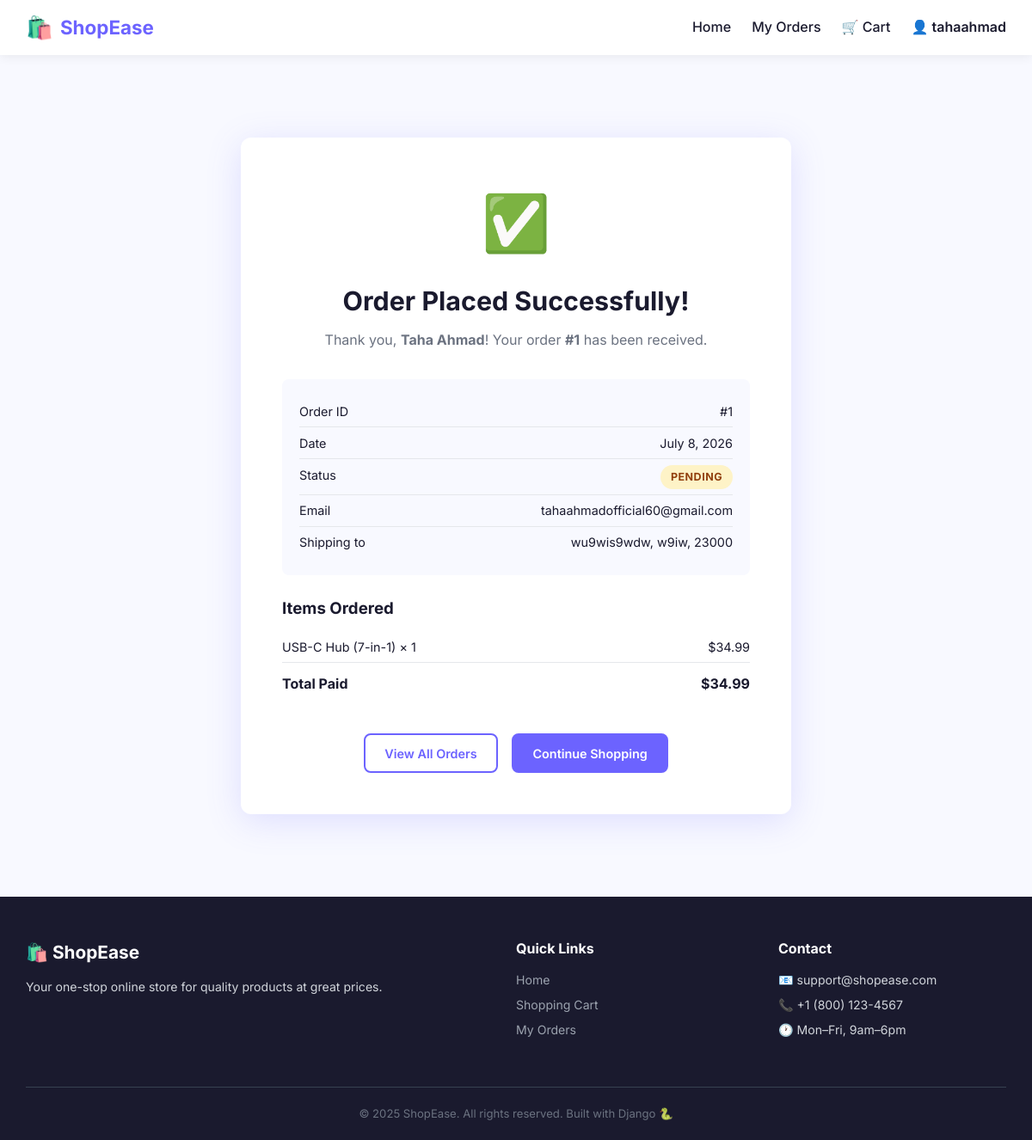
Screenshot of /order/confirmation/1/ (signed in) with the database file from the repository.
### store/models.py (models this page shows, shortened)
class Order(models.Model):
    STATUS_PENDING = 'pending'
    STATUS_PROCESSING = 'processing'
    STATUS_SHIPPED = 'shipped'
    STATUS_DELIVERED = 'delivered'
    STATUS_CHOICES = [
        (STATUS_PENDING, 'Pending'),
        (STATUS_PROCESSING, 'Processing'),
        (STATUS_SHIPPED, 'Shipped'),
        (STATUS_DELIVERED, 'Delivered'),
    ]
    user = models.ForeignKey(User, on_delete=models.CASCADE, related_name='orders')
    status = models.CharField(max_length=20, choices=STATUS_CHOICES, default=STATUS_PENDING)
    created_at = models.DateTimeField(auto_now_add=True)
    full_name = models.CharField(max_length=200)
    email = models.EmailField()
    phone = models.CharField(max_length=20, blank=True)
    address = models.TextField()
    city = models.CharField(max_length=100)
    zip_code = models.CharField(max_length=20)
    @property
    def total_price(self):
        return sum(item.subtotal for item in self.items.all())

class OrderItem(models.Model):
    order = models.ForeignKey(Order, on_delete=models.CASCADE, related_name='items')
    product = models.ForeignKey(Product, on_delete=models.PROTECT)
    quantity = models.PositiveIntegerField(default=1)
    price_at_purchase = models.DecimalField(max_digits=10, decimal_places=2)
    @property
    def subtotal(self):
        return self.quantity * self.price_at_purchase

class Product(models.Model):
    name = models.CharField(max_length=200)
    description = models.TextField()
    short_description = models.CharField(max_length=300, blank=True)
    price = models.DecimalField(max_digits=10, decimal_places=2)
    image = models.ImageField(upload_to='products/', blank=True, null=True)
    stock = models.PositiveIntegerField(default=0)
    created_at = models.DateTimeField(auto_now_add=True)

### store/views.py (the view)
# urls.py: path('order/confirmation/<int:order_id>/', views.order_confirmation, name='order_confirmation'),
@login_required
def order_confirmation(request, order_id):
    order = get_object_or_404(Order, id=order_id, user=request.user)
    return render(request, 'store/order_confirmation.html', {'order': order})

### store/cart.py (called while the page is built)
    def __len__(self):
        return sum(item['quantity'] for item in self.cart.values())

### store/context_processors.py (called while the page is built)
def cart_count(request):
    cart = Cart(request)
    return {'cart_count': len(cart)}

### templates/store/order_confirmation.html (shortened to what this page needs)
{% extends 'base.html' %}
{% block content %}
<div class="container section">
    <div class="confirmation-card">
        <div class="confirmation-icon">✅</div>
        <h1>Order Placed Successfully!</h1>
        <p class="confirmation-subtitle">
            Thank you, <strong>{{ order.full_name }}</strong>!
            Your order <strong>#{{ order.id }}</strong> has been received.
        </p>
        <div class="confirmation-details">
            <div class="detail-row">
                <span>Order ID</span>
                <span>#{{ order.id }}</span>
            </div>
            <div class="detail-row">
                <span>Date</span>
                <span>{{ order.created_at|date:"F j, Y" }}</span>
            </div>
            <div class="detail-row">
                <span>Status</span>
                <span class="status-badge status-{{ order.status }}">{{ order.get_status_display }}</span>
            </div>
            <div class="detail-row">
                <span>Email</span>
                <span>{{ order.email }}</span>
            </div>
            <div class="detail-row">
                <span>Shipping to</span>
                <span>{{ order.address }}, {{ order.city }}, {{ order.zip_code }}</span>
            </div>
        </div>
        <div class="confirmation-items">
            <h3>Items Ordered</h3>
            {% for item in order.items.all %}
            <div class="conf-item">
                <span>{{ item.product.name }} × {{ item.quantity }}</span>
                <span>${{ item.subtotal }}</span>
            </div>
            {% endfor %}
            <div class="conf-total">
                <strong>Total Paid</strong>
                <strong>${{ order.total_price }}</strong>
            </div>
        </div>
        <div class="confirmation-actions">
            <a href="{% url 'order_list' %}" class="btn btn-outline">View All Orders</a>
            <a href="{% url 'home' %}" class="btn btn-primary">Continue Shopping</a>
        </div>
    </div>
</div>
{% endblock %}

### templates/base.html (shortened to what this page needs)
<!DOCTYPE html>
<html lang="en">
<head>
    {% load static %}
    <link rel="stylesheet" href="{% static 'css/style.css' %}">
</head>
<body>
    <nav class="navbar">
        <div class="container navbar-inner">
            <a href="{% url 'home' %}" class="navbar-brand">
                <span class="brand-icon">🛍️</span>
                ShopEase
            </a>
            <ul class="nav-links" id="navLinks">
                <li><a href="{% url 'home' %}">Home</a></li>
                {% if user.is_authenticated %}
                    <li><a href="{% url 'order_list' %}">My Orders</a></li>
                    <li>
                        <a href="{% url 'cart' %}" class="cart-link">
                            🛒 Cart
                        </a>
                    </li>
                    <li class="nav-dropdown">
                        <span class="nav-username">👤 {{ user.username }}</span>
                    </li>
                {% endif %}
            </ul>
        </div>
    </nav>
    <main class="main-content">
        {% block content %}{% endblock %}
    </main>
    <footer class="footer">
        <div class="container">
            <div class="footer-grid">
                <div class="footer-col">
                    <h3>🛍️ ShopEase</h3>
                    <p>Your one-stop online store for quality products at great prices.</p>
                </div>
                <div class="footer-col">
                    <h4>Quick Links</h4>
                    <ul>
                        <li><a href="{% url 'home' %}">Home</a></li>
                        <li><a href="{% url 'cart' %}">Shopping Cart</a></li>
                        {% if user.is_authenticated %}
                            <li><a href="{% url 'order_list' %}">My Orders</a></li>
                        {% else %}
                            <li><a href="{% url 'login' %}">Login</a></li>
                            <li><a href="{% url 'register' %}">Register</a></li>
                        {% endif %}
                    </ul>
                </div>
                <div class="footer-col">
                    <h4>Contact</h4>
                    <p>📧 support@shopease.com</p>
                    <p>📞 +1 (800) 123-4567</p>
                    <p>🕐 Mon–Fri, 9am–6pm</p>
                </div>
            </div>
            <div class="footer-bottom">
                <p>&copy; 2025 ShopEase. All rights reserved. Built with Django 🐍</p>
            </div>
        </div>
    </footer>
</body>
</html>

### static/css/style.css (style rules this page uses)
*, *::before, *::after { box-sizing: border-box; margin: 0; padding: 0; }
:root { --primary: #6c63ff; --primary-dark: #574fd6; --accent: #ff6584; --text: #1a1a2e; --text-muted: #6b7280; --bg: #f8f9ff; --surface: #ffffff; --border: #e5e7eb; --success: #10b981; --warning: #f59e0b; --danger: #ef4444; --radius: 12px; --radius-sm: 8px; --shadow: 0 4px 20px rgba(108,99,255,.12); --shadow-lg: 0 8px 40px rgba(108,99,255,.18); --transition: .25s ease; }
html { scroll-behavior: smooth; }
body { font-family: 'Inter', sans-serif; font-size: 1rem; line-height: 1.6; color: var(--text); background: var(--bg); display: flex; flex-direction: column; min-height: 100vh; }
a { color: var(--primary); text-decoration: none; transition: color var(--transition); }
ul { list-style: none; }
.container { width: 100%; max-width: 1180px; margin: 0 auto; padding: 0 1.25rem; }
.section { padding: 3rem 0; }
.btn { display: inline-flex; align-items: center; justify-content: center; gap: .4rem; padding: .6rem 1.4rem; border-radius: var(--radius-sm); font-size: .9rem; font-weight: 600; border: 2px solid transparent; cursor: pointer; transition: all var(--transition); white-space: nowrap; }
.btn-primary { background: var(--primary); color: #fff; border-color: var(--primary); }
.btn-outline { background: transparent; color: var(--primary); border-color: var(--primary); }
.navbar { background: var(--surface); box-shadow: 0 2px 12px rgba(0,0,0,.07); position: sticky; top: 0; z-index: 100; }
.navbar-inner { display: flex; align-items: center; justify-content: space-between; height: 64px; }
.navbar-brand { font-size: 1.4rem; font-weight: 700; color: var(--primary); display: flex; align-items: center; gap: .5rem; }
.brand-icon { font-size: 1.6rem; }
.nav-links { display: flex; align-items: center; gap: 1.5rem; }
.nav-links a { font-weight: 500; color: var(--text); }
.cart-link { position: relative; }
.nav-dropdown { position: relative; cursor: pointer; }
.nav-username { font-weight: 600; color: var(--text); }
.status-badge { display:inline-block; padding:.25rem .75rem; border-radius:20px; font-size:.78rem; font-weight:700; text-transform:uppercase; letter-spacing:.04em; }
.status-pending { background:#fef3c7; color:#92400e; }
.confirmation-card { max-width:640px; margin:3rem auto; background:var(--surface); border-radius:var(--radius); box-shadow:var(--shadow-lg); padding:3rem; text-align:center; }
.confirmation-icon { font-size:4rem; margin-bottom:1rem; animation:pop .5s ease; }
.confirmation-card h1 { font-size:1.9rem; margin-bottom:.5rem; }
.confirmation-subtitle { color:var(--text-muted); margin-bottom:2rem; }
.confirmation-details { background:var(--bg); border-radius:var(--radius-sm); padding:1.25rem; margin-bottom:1.5rem; text-align:left; }
.detail-row { display:flex; justify-content:space-between; padding:.4rem 0; border-bottom:1px solid var(--border); font-size:.9rem; }
.detail-row:last-child { border-bottom:none; }
.confirmation-items { text-align:left; margin-bottom:2rem; }
.confirmation-items h3 { font-weight:700; margin-bottom:.75rem; }
.conf-item { display:flex; justify-content:space-between; padding:.4rem 0; font-size:.9rem; border-bottom:1px solid var(--border); }
.conf-total { display:flex; justify-content:space-between; padding:.75rem 0; font-size:1rem; }
.confirmation-actions { display:flex; gap:1rem; justify-content:center; flex-wrap:wrap; }
.footer { background:var(--text); color:#d1d5db; margin-top:auto; }
.footer-grid { display:grid; grid-template-columns:2fr 1fr 1fr; gap:2.5rem; padding:3rem 0; }
.footer-col h3 { font-size:1.3rem; font-weight:700; color:#fff; margin-bottom:.75rem; }
.footer-col h4 { font-weight:700; color:#fff; margin-bottom:.75rem; }
.footer-col p, .footer-col li { font-size:.88rem; margin-bottom:.4rem; }
.footer-col ul li a { color:#9ca3af; transition:color var(--transition); }
.footer-bottom { border-top:1px solid #374151; padding:1.25rem 0; text-align:center; font-size:.82rem; color:#6b7280; }

### rows the page displays
Order: full_name "Taha Ahmad", id "1", created_at "July 8, 2026", status "PENDING", email "tahaahmadofficial60@gmail.com", address "wu9wis9wdw", city "w9iw", zip_code "23000", total_price "34.99"
OrderItem: product.name "USB-C Hub (7-in-1)", quantity "1", subtotal "34.99"

### other values shown
{{ user.username }} "tahaahmad"
